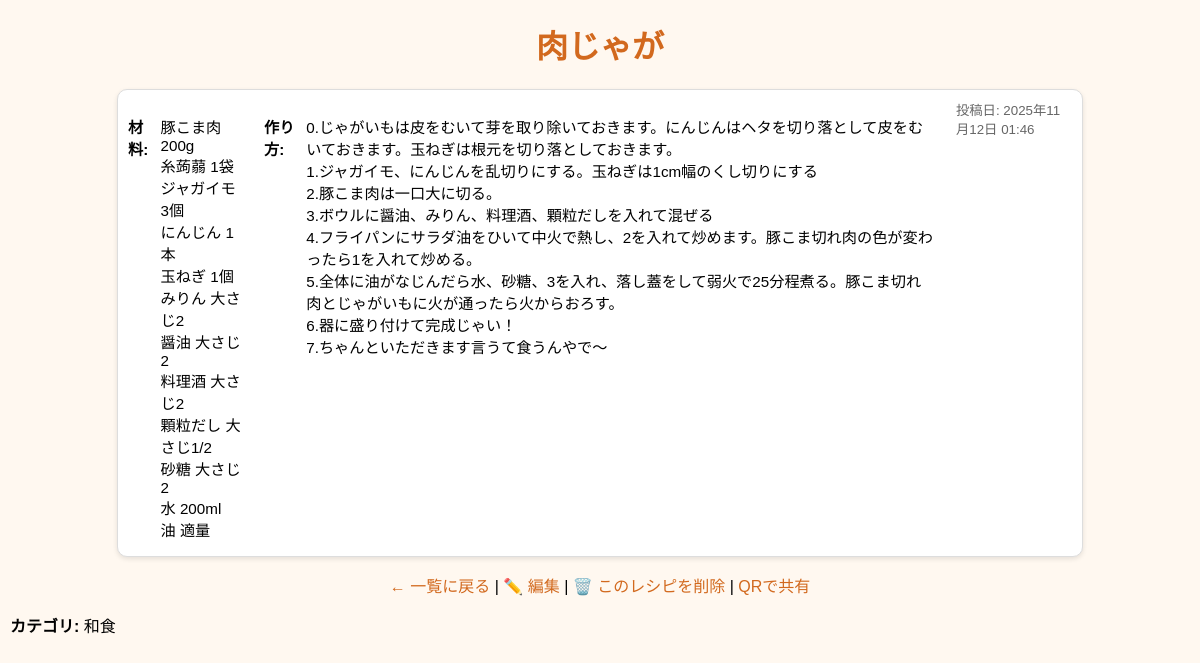
Page /recipe/1/ on the committed database.
### recipes/models.py (models this page shows, shortened)
class Recipe(models.Model):
    CATEGORY_CHOICES = [
        ("和食", "和食"),
        ("洋食", "洋食"),
        ("スイーツ", "スイーツ"),
    ]
    title = models.CharField(max_length=100)
    ingredients = models.TextField(verbose_name="材料")
    instructions = models.TextField(verbose_name="作り方")
    image = models.ImageField(upload_to="recipe_images/", blank=True, null=True)
    category = models.CharField(
        max_length=10, choices=CATEGORY_CHOICES, default="和食"
    )  # ←追加
    created_at = models.DateTimeField(auto_now_add=True)
    is_favorite = models.BooleanField(default=False)

### recipes/views.py (the view)
# urls.py: path('recipe/<int:recipe_id>/', views.recipe_detail, name='recipe_detail'),
def recipe_detail(request, recipe_id):
    recipe = get_object_or_404(Recipe, id=recipe_id)
    return render(request, "recipes/detail.html", {"recipe": recipe})

### recipes/templates/recipes/detail.html (shortened to what this page needs)
{% load static %}
<!DOCTYPE html>
<html>
<head>
    <link rel="stylesheet" href="{% static 'recipes/style.css' %}">
</head>
<body>
    <h1>{{ recipe.title }}</h1>
    <div class="recipe-card">
        <p><strong>材料:</strong><br>{{ recipe.ingredients|linebreaks }}</p>
        <p><strong>作り方:</strong><br>{{ recipe.instructions|linebreaks }}</p>
        <small>投稿日: {{ recipe.created_at|date:"Y年m月d日 H:i" }}</small>
    </div>
    <p style="text-align:center;">
        <a href="{% url 'index' %}">← 一覧に戻る</a> |
        <a href="{% url 'edit_recipe' recipe.id %}">✏️ 編集</a> |
        <a href="{% url 'delete_recipe' recipe.id %}">🗑️ このレシピを削除</a> |
        <a href="{% url 'recipe_qr' recipe.id %}" class="btn btn-secondary">QRで共有</a>
    </p>
    <p><strong>カテゴリ:</strong> {{ recipe.category }}</p>
</body>
</html>

### recipes/static/recipes/style.css (style rules this page uses)
body { background-color: #fff8f0; font-family: "Hiragino Kaku Gothic ProN", sans-serif; padding: 20px; }
h1 { color: #d2691e; text-align: center; }
.recipe-card { background: white; border-radius: 10px; box-shadow: 0 2px 6px rgba(0,0,0,0.1); padding: 16px; margin: 12px auto; width: 80%; }
a { color: #d2691e; text-decoration: none; }
.recipe-card { background: white; border-radius: 12px; box-shadow: 0 3px 10px rgba(0,0,0,0.1); padding: 16px; overflow: hidden; transition: transform 0.2s; }
.recipe-card p { font-size: 0.95em; margin-bottom: 6px; }
.recipe-card small { color: #666; }
body { margin: 0; padding: 0 10px; font-family: Arial, sans-serif; }
.recipe-card { border: 1px solid #ddd; border-radius: 10px; padding: 10px; margin-bottom: 10px; box-shadow: 0 2px 5px rgba(0,0,0,0.1); }
@media screen and (min-width: 600px) { .recipe-card { display: flex; gap: 10px; } }

### rows in the picture
Recipe: title "肉じゃが", ingredients "豚こま肉 200g 糸蒟蒻 1袋 ジャガイモ 3個 にんじん 1本 玉ねぎ 1個 みりん 大さじ2 醤油 大さじ2 料理酒 大さじ2 顆粒だし 大さじ1/2 砂糖 大さじ2 水 200ml 油 適量", instructions "0.じゃがいもは皮をむいて芽を取り除いておきます。にんじんはヘタを切り落として皮をむいておきます。玉ねぎは根元を切り落としておきます。 1.ジャガイモ、にんじんを乱切りにする。玉ねぎは1cm幅のくし切りにする 2.豚こま肉は一口大に切る。 3.ボウルに醤油、みりん、料理酒、顆粒だしを入れて混ぜる 4.フライパンにサラダ油をひいて中火で熱し、2を入れて炒めます。豚こま切れ肉の色が変わったら1を入れて炒める。 5.全体に油がなじんだら水、砂糖、3を入れ、落し蓋をして弱火で25分程煮る。豚こま切れ肉とじゃがいもに火が通ったら火からおろす。 6.器に盛り付けて完成じゃい！ 7.ちゃんといただきます言うて食うんやで〜", created_at "2025年11月12日 01:46", category "和食"
